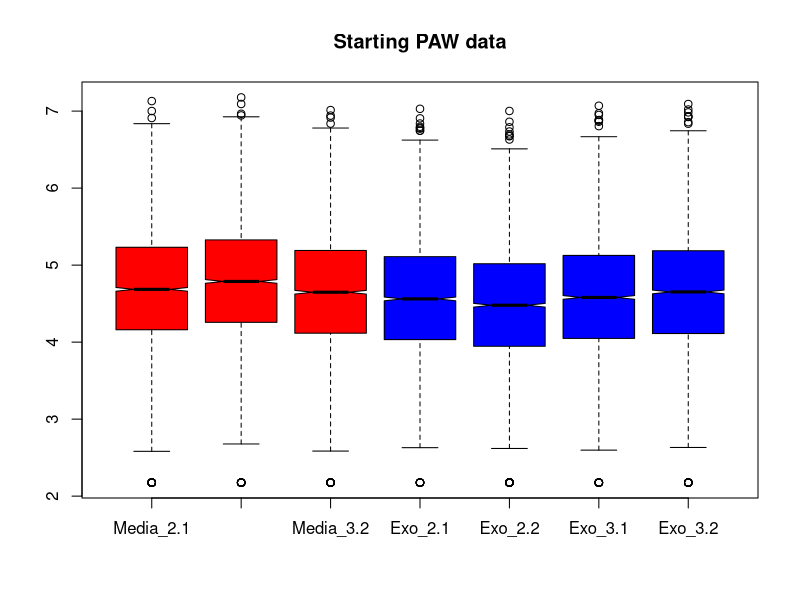
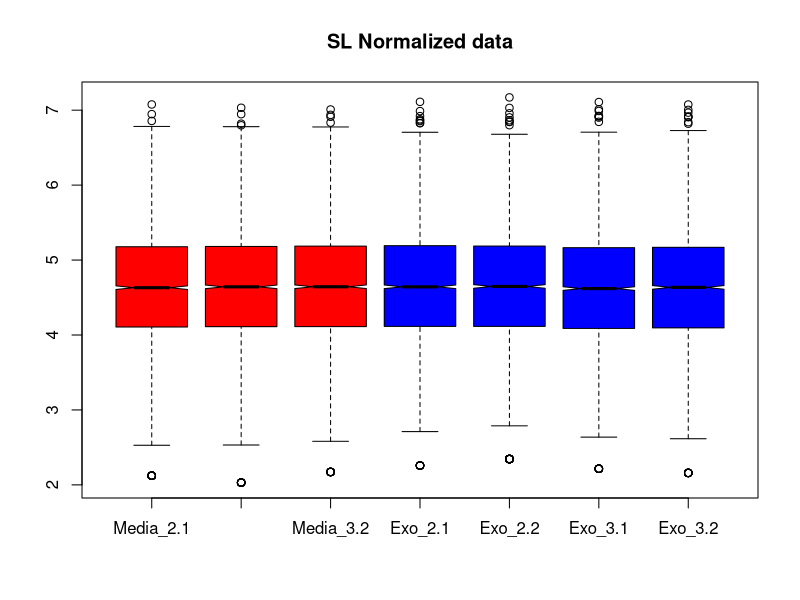
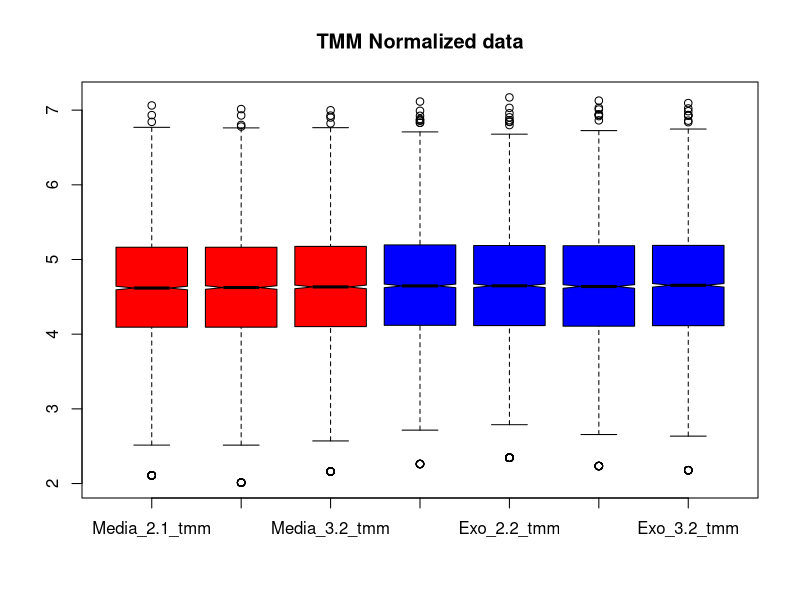
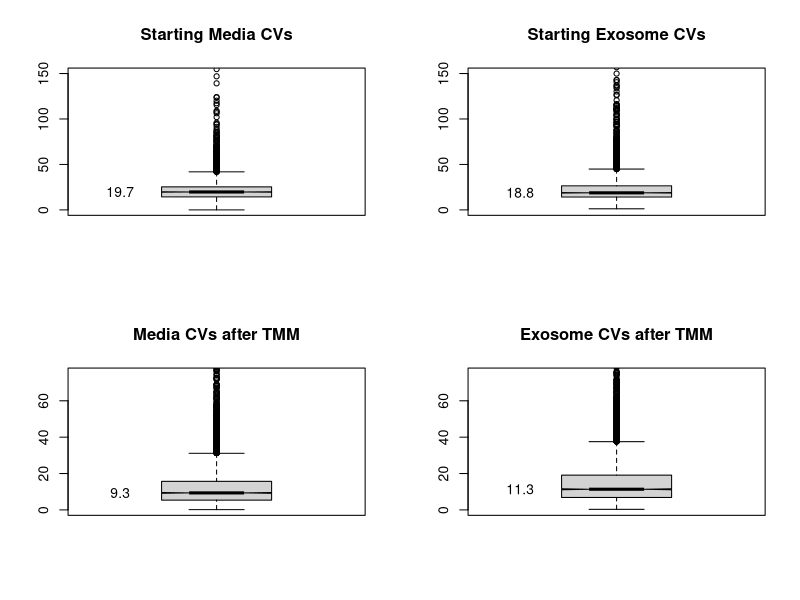
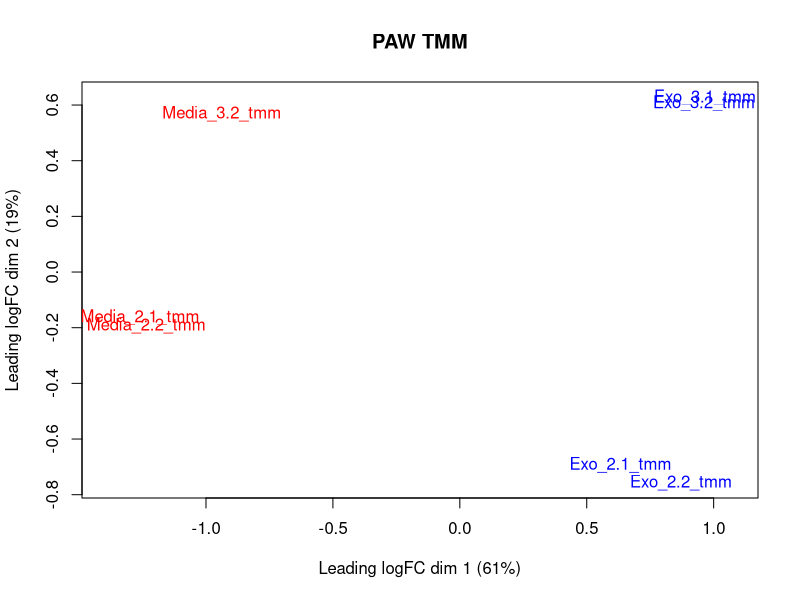
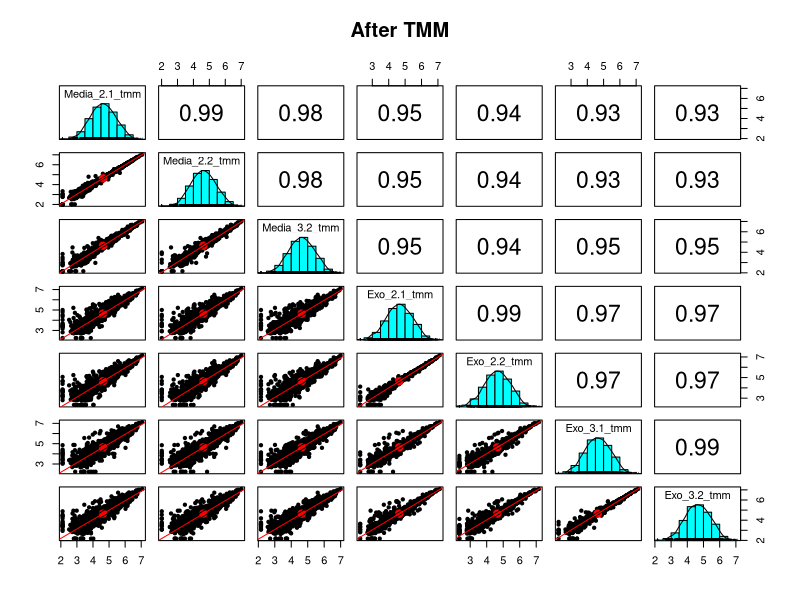
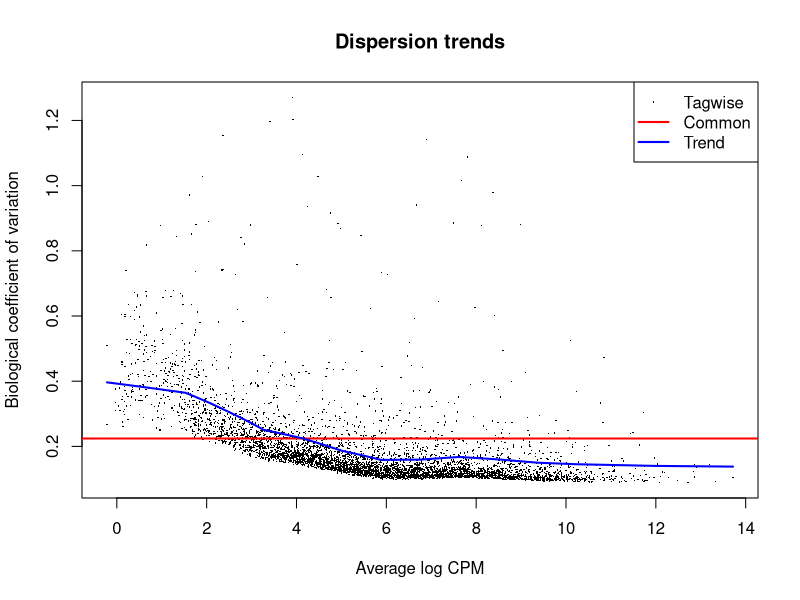
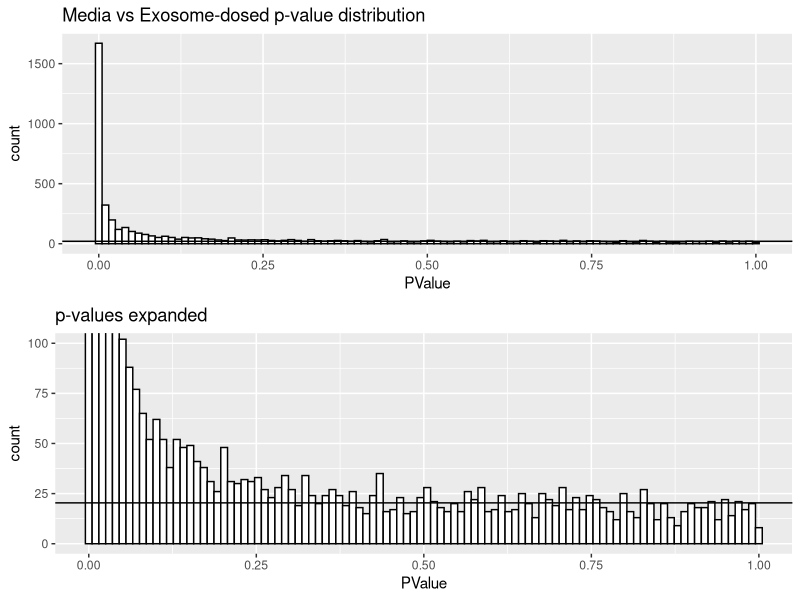

Source code (R) for these figures, in order:

# load libraries
library("tidyverse")
library("psych")
library("gridExtra")
library("scales")
library("limma") 
library("edgeR") 

# read the grouped protein summary file
paw_raw <- read_tsv("grouped_protein_summary_TMT_8_sorted.txt", skip = 4,
                    n_max = 5427, guess_max = 5427)

# extract protein accession column and TMT data
# need to exclude any rows with an entry in "Filter" column
# there are also 4 unused channels (of 11-plex slots)
paw_tmt <- paw_raw %>% 
  filter(., is.na(Filter)) %>%
  select(Accession, starts_with("TotInt_")) %>%
  select(-contains("127N"), -contains("128N"), -contains("130N"), -contains("131C"))

# separate accessions from the data
accession <- paw_tmt$Accession
paw_tmt <- paw_tmt %>% select(-Accession)

# rename the columns and gather the conditions
colnames(paw_tmt) <- c("Media_2.1", "Exo_2.1", "Exo_2.2", "Media_2.2",
                      "Exo_3.1", "Exo_3.2", "Media_3.2")
paw_tmt <- paw_tmt %>% select(contains("Media"), contains("Exo"))

head(paw_tmt)
nrow(paw_tmt)

counts <- 1:nrow(paw_tmt) # create vector of appropriate length
for(i in 1:nrow(paw_tmt)){
    # TRUE will be coerced to 1 for the summing
    counts[i] <- sum(paw_tmt[i, ] == 150)
}
table(counts) # create the summary

# let's see what the starting data look like
color = c(rep("red", 3), rep("blue", 4))
boxplot(log10(paw_tmt), col = color, notch = TRUE, main = "Starting PAW data")

SL_Norm <- function(df, color = NULL, plot = TRUE) {
    # This makes each channel sum to the average grand total
        # df - data frame of TMT intensities
        # returns a new data frame with normalized values
    
    # compute scaling factors to make colsums match the average sum
    norm_facs <- mean(c(colSums(df))) / colSums(df)
    cat("SL Factors:\n", sprintf("%-5s -> %f\n", colnames(df), norm_facs))
    df_sl  <- sweep(df, 2, norm_facs, FUN = "*")
    
    # visualize results and return data frame
    if(plot == TRUE) {
        boxplot(log10(df_sl), col = color, notch = TRUE, main = "SL Normalized data")
    }
    df_sl
}

# SL norm the tmt data
paw_tmt_sl <- SL_Norm(paw_tmt, color)

# compute column sums before and after normalization
print("Before:")
format(round(colSums(paw_tmt), digits = 0), big.mark = ",")
print("After:")
format(round(colSums(paw_tmt_sl), digits = 0), big.mark = ",")

# load data into DGEList object
group <- c(rep("media", 3), rep("exosome", 4))
y <- DGEList(counts = paw_tmt, group = group, genes = accession)
y$samples

# run the TMM normalization
y <- calcNormFactors(y)

# check what happened to the normalization factors
y$samples

apply_tmm_factors <- function(y, color = NULL, plot = TRUE) {
    # computes the tmm normalized data from the DGEList object
        # y - DGEList object
        # returns a dataframe with normalized intensities
    
    # compute grand total (library size) scalings
    lib_facs <- mean(y$samples$lib.size) / y$samples$lib.size

    # the TMM factors are library adjustment factors (so divide by them)
    norm_facs <- lib_facs / y$samples$norm.factors
    cat("Overall Factors (lib.size+TMM):\n", sprintf("%-5s -> %f\n", 
                                                     colnames(y$counts), norm_facs))

    # compute the normalized data as a new data frame
    tmt_tmm <- as.data.frame(sweep(y$counts, 2, norm_facs, FUN = "*"))
    colnames(tmt_tmm) <- str_c(colnames(y$counts), "_tmm")
    
    # visualize results and return data frame
    if(plot == TRUE) {
        boxplot(log10(tmt_tmm), col = color, notch = TRUE, main = "TMM Normalized data")
    }
    tmt_tmm
}

# get the normalized data values
paw_tmt_tmm <- apply_tmm_factors(y, color)

# check table
head(paw_tmt_tmm)

# check column sums after TMM
print("After TMM:")
format(round(colSums(paw_tmt_tmm), digits = 0), big.mark = ",")

# define variables for the columns in each condition
M <- 1:3
E <- 4:7

CV <- function(df) {
    # Computes CVs of data frame rows
        # df - data frame, 
        # returns vector of CVs (%)
    ave <- rowMeans(df)    # compute averages
    sd <- apply(df, 1, sd) # compute standard deviations
    cv <- 100 * sd / ave   # compute CVs in percent (last thing gets returned)
}

labeled_boxplot <- function(df, ylim, title) {
    # Makes a box plot with the median value labeled
        # df - data frame with data to compute CVs of
        # ylim - upper limit for y-axis
        # title - plot title
    cv = CV(df)
    boxplot(cv, ylim = c(0, ylim), notch = TRUE, main = title)
    text(x = 0.65, y = boxplot.stats(cv)$stats[3], 
         labels = round(boxplot.stats(cv)$stats[3], 1))
}

# compare CV distributions
par(mfrow = c(2, 2))
labeled_boxplot(paw_tmt[M], ylim = 150, title = "Starting Media CVs")
labeled_boxplot(paw_tmt[E], ylim = 150, title = "Starting Exosome CVs")
labeled_boxplot(paw_tmt_tmm[M], ylim = 75, title = "Media CVs after TMM")
labeled_boxplot(paw_tmt_tmm[E], ylim = 75, title = "Exosome CVs after TMM")
par(mfrow = c(1, 1))

# see how things cluster after we have normalized data
plotMDS(log2(paw_tmt_tmm), col = c(rep("red", 3), rep("blue", 4)), main = "PAW TMM")

# scatter plots within groups and betwen groups
pairs.panels(log10(paw_tmt_tmm), lm = TRUE, main = "After TMM")

# we need to get dispersion estimates
y <- estimateDisp(y)
plotBCV(y, main = "Dispersion trends")

collect_results <- function(df, tt, x, xlab, y, ylab) {
    # Computes new columns and extracts some columns to make results frame
        # df - data in data.frame
        # tt - top tags from edgeR test
        # x - columns for first condition
        # xlab - label for x
        # y - columns for second condition
        # ylab - label for y
        # returns a new dataframe
    
    # condition average vectors
    ave_x <- rowMeans(df[x])
    ave_y <- rowMeans(df[y])
    
    # FC, direction, candidates
    fc <- ifelse(ave_y > ave_x, (ave_y / ave_x), (-1 * ave_x / ave_y))
    direction <- ifelse(ave_y > ave_x, "up", "down")
    candidate <- cut(tt$FDR, breaks = c(-Inf, 0.01, 0.05, 0.10, 1.0), 
                     labels = c("high", "med", "low", "no"))

    # make data frame
    temp <- cbind(df[c(x, y)], data.frame(logFC = tt$logFC, FC = fc, 
                                          PValue = tt$PValue, FDR = tt$FDR, 
                                          ave_x = ave_x, ave_y = ave_y, 
                                          direction = direction, candidate = candidate, 
                                          Acc = tt$genes)) 
    
    # fix column headers for averages
    names(temp)[names(temp) %in% c("ave_x", "ave_y")]  <- str_c("ave_", c(xlab, ylab))    
    
    temp # return the data frame
}

# compute the exact test models, p-values, FC, etc.
et <- exactTest(y, pair = c("media", "exosome"))

# make the results table 
tt <- topTags(et, n = Inf, sort.by = "none")$table
med_exo <- collect_results(paw_tmt_tmm, tt, M, "med", E, "exo")

pvalue_plots <- function(results, ylim, title) {
    # Makes p-value distribution plots
        # results - results data frame
        # ylim - ymax for expanded view
        # title - plot title
    p_plot <- ggplot(results, aes(PValue)) + 
        geom_histogram(bins = 100, fill = "white", color = "black") +
        geom_hline(yintercept = mean(hist(results$PValue, breaks = 100, 
                                     plot = FALSE)$counts[26:100]))

    # we will need an expanded plot
    p1 <- p_plot + ggtitle(str_c(title, " p-value distribution"))
    p2 <- p_plot + coord_cartesian(xlim = c(0, 1.0), ylim = c(0, ylim)) + 
        ggtitle("p-values expanded")
    grid.arrange(p1, p2, nrow = 2) # from gridExtra package
}

# check the p-value distrubution
pvalue_plots(med_exo, 100, "Media vs Exosome-dosed")

# see how many up and down candidates (10% FDR)
summary(decideTests(et, p.value = 0.10))

# see which proteins have the smallest p-values
topTags(et)$table

# see how many candidates are in each category
med_exo %>% count(candidate)

log2FC_plots <- function(results, range, title) {
    # Makes faceted log2FC plots by candidate
        # results - results data frame
        # range - plus/minus log2 x-axis limits
        # title - plot title
    ggplot(results, aes(x = logFC, fill = candidate)) +
        geom_histogram(binwidth=0.1, color = "black") +
        facet_wrap(~candidate) +
        ggtitle(title) + 
        coord_cartesian(xlim = c(-range, range))
}

# can look at log2FC distributions as a check
log2FC_plots(med_exo, 3, "LogFC by candidate for Media vs Exosome-dosed")

transform <- function(results, x, y) {
    # Make data frame with some transformed columns
        # results - results data frame
        # x - columns for x condition
        # y - columns for y condition
        # return new data frame
    df <- data.frame(log10((results[x] + results[y])/2), 
                     log2(results[y] / results[x]), 
                     results$candidate,
                     -log10(results$FDR))
    colnames(df) <- c("A", "M", "candidate", "P")
    
    df # return the data frame
}

MA_plots <- function(results, x, y, title, make_facet = TRUE) {
    # makes MA-plot DE candidate ggplots
        # results - data frame with edgeR results and some condition average columns
        # x - string for x-axis column
        # y - string for y-axis column
        # title - title string to use in plots
        # make_facet - flag to plot facet views
        # returns a list of plots 
    
    # uses transformed data
    temp <- transform(results, x, y)
    
    # 2-fold change lines
    ma_lines <- list(geom_hline(yintercept = 0.0, color = "black"),
                     geom_hline(yintercept = 1.0, color = "black", linetype = "dotted"),
                     geom_hline(yintercept = -1.0, color = "black", linetype = "dotted"))

    # make main MA plot
    ma <- ggplot(temp, aes(x = A, y = M)) +
        geom_point(aes(color = candidate, shape = candidate)) +
        scale_y_continuous(paste0("logFC (", y, "/", x, ")")) +
        scale_x_continuous("Ave_intensity") +
        ggtitle(title) + 
        ma_lines
    
    # make separate MA plots
    if (make_facet == TRUE) {
        ma_facet <- ggplot(temp, aes(x = A, y = M)) +
            geom_point(aes(color = candidate, shape = candidate)) +
            scale_y_continuous(paste0("log2 FC (", y, "/", x, ")")) +
            scale_x_continuous("log10 Ave_intensity") +
            ma_lines +
            facet_wrap(~ candidate) +
            ggtitle(str_c(title, " (separated)"))
    }

    # make the plots visible
    print(ma)
    if (make_facet == TRUE) {
        print(ma_facet)
    }
}    

# MA plots of DE candidates
MA_plots(med_exo, "ave_med", "ave_exo", "Media versus exosome-dosed")

scatter_plots <- function(results, x, y, title, make_facet = TRUE) {
    # makes scatter-plot DE candidate ggplots
        # results - data frame with edgeR results and some condition average columns
        # x - string for x-axis column
        # y - string for y-axis column
        # title - title string to use in plots
        # make_facet - flag to plot facet views
        # returns a list of plots
    
    # 2-fold change lines
    scatter_lines <- list(geom_abline(intercept = 0.0, slope = 1.0, color = "black"),
                          geom_abline(intercept = 0.301, slope = 1.0, color = "black", linetype = "dotted"),
                          geom_abline(intercept = -0.301, slope = 1.0, color = "black", linetype = "dotted"),
                          scale_y_log10(),
                          scale_x_log10())

    # make main scatter plot
    scatter <- ggplot(results, aes_string(x, y)) +
        geom_point(aes(color = candidate, shape = candidate)) +
        ggtitle(title) + 
        scatter_lines

    # make separate scatter plots
    if (make_facet == TRUE) {
        scatter_facet <- ggplot(results, aes_string(x, y)) +
            geom_point(aes(color = candidate, shape = candidate)) +
            scatter_lines +
            facet_wrap(~ candidate) +
            ggtitle(str_c(title, " (separated)")) 
    }

    # make the plots visible
    print(scatter)
    if (make_facet == TRUE) {
        print(scatter_facet)
    }
}

scatter_plots(med_exo, "ave_med", "ave_exo", "Media versus exosome-dosed")

volcano_plot <- function(results, x, y, title, ymax) {
    # makes a volcano plot
        # results - a data frame with edgeR results
        # x - string for the x-axis column
        # y - string for y-axis column
        # ymax - upper limit for y-axis
        # title - plot title string
    
    # uses transformed data
    temp <- transform(results, x, y)
    
    # build the plot
    ggplot(temp, aes(x = M, y = P)) +
        geom_point(aes(color = candidate, shape = candidate)) +
        xlab("log2 FC") +
        ylab("-log10 FDR") +
        coord_cartesian(xlim = c(-5, 5), ylim = c(0, ymax)) + 
        ggtitle(str_c(title, " Volcano Plot"))
}

# finally, a volcano plot
volcano_plot(med_exo, "ave_med", "ave_exo", "Media versus exosome-dosed", 50)

# function to extract the identifier part of the accesssion
get_identifier <- function(accession) {
    identifier <- str_split(accession, "\\|", simplify = TRUE)
    identifier[,3]
}

set_plot_dimensions <- function(width_choice, height_choice) {
    options(repr.plot.width=width_choice, repr.plot.height=height_choice)
}

plot_top_tags <- function(results, nleft, nright, top_tags) {
    # results should have data first, then test results (two condition summary table)
    # nleft, nright are number of data points in each condition
    # top_tags is number of up and number of down top DE candidates to plot
    # get top up-regulated
    up <- results %>% 
        filter(logFC >= 0) %>%
        arrange(FDR)
    up <- up[1:top_tags, ]
    
    # get top down-regulated
    down <- results %>% 
        filter(logFC < 0) %>%
        arrange(FDR)
    down <- down[1:top_tags, ]
    
    # pack them
    proteins <- rbind(up, down)
        
    color = c(rep("red", nleft), rep("blue", nright))
    for (row_num in 1:nrow(proteins)) {
        row <- proteins[row_num, ]
        vec <- as.vector(unlist(row[1:(nleft + nright)]))
        names(vec) <- colnames(row[1:(nleft + nright)])
        title <- str_c(get_identifier(row$Acc), ", int: ", scientific(mean(vec), 2), 
                       ", p-val: ", scientific(row$FDR, digits = 3), 
                       ", FC: ", round(row$FC, digits = 1))
        barplot(vec, col = color, main = title)
    }    
}

# plot the top 20 up and 20 down proteins
set_plot_dimensions(7, 4)
plot_top_tags(med_exo, 3, 4, 20)
set_plot_dimensions(7, 7)

# save the testing results
write.table(med_exo, file = "KUR1502_results.txt", sep = "\t",
            row.names = FALSE, na = " ")

# log the session
sessionInfo()
